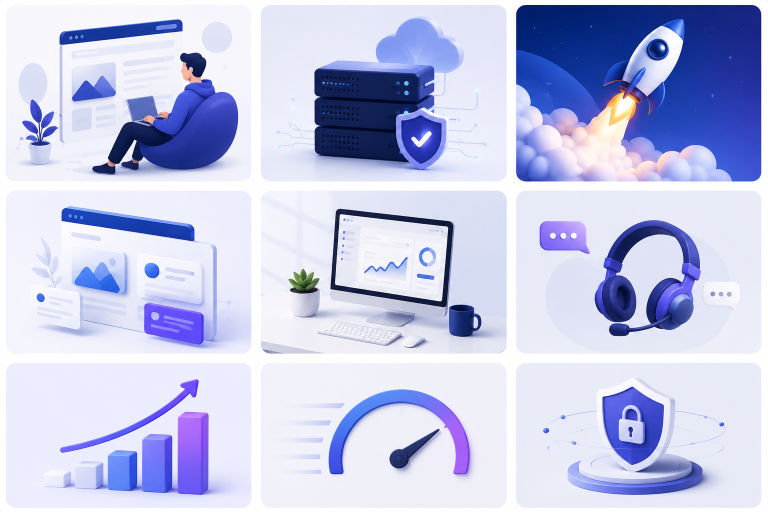
#> input picture upload/ChatGPT Image Jun 30, 2026, 08_31_34 PM.png, 1536 x 1024 px, found by its file name (shown at 1/2 size)
$ python crop_images.py
#> lines starting #> are read from the running program, lines starting #| are printed output that depends on the picture; pictures that were not available may be replaced by others from this repository, and a replacement may not be noted
"""Crop the NEW 3x3 illustration grid (text-free, 3D style) into individual cards."""
from PIL import Image
import os

src = "/home/z/my-project/upload/ChatGPT Image Jun 30, 2026, 08_31_34 PM.png"
out_dir = "/home/z/my-project/public/images"
os.makedirs(out_dir, exist_ok=True)

# First, remove old card-*.png, illust-*.png and features-grid.png
for f in os.listdir(out_dir):
    if f.startswith("card-") or f.startswith("illust-") or f == "features-grid.png":
        os.remove(os.path.join(out_dir, f))
        print(f"Removed: {f}")

img = Image.open(src)
#> img is the input picture: PIL image 1536x1024 RGB; mean R, G, B 193.4, 197.8, 230.2
W, H = img.size
#> W = 1536; H = 1024
print(f"Source: {W}x{H}")
#| Source: 1536x1024

# Copy full grid as-is
img.save(os.path.join(out_dir, "features-grid.png"))
print("Saved: features-grid.png (full grid)")

# 3x3 grid — each cell is roughly W/3 x H/3
cell_w = W // 3
#> cell_w = 512
cell_h = H // 3
#> cell_h = 341

# Names matching the new grid content (row by row)
# Row 0: person+ laptop, cloud/servers+shield, rocket
# Row 1: website mockup, computer+charts, headset+chat
# Row 2: bar graph+arrow, gauge meter, shield+lock
names = [
    "build-presence",    # row 0, col 0 — person with laptop (remote work)
    "succeed-online",    # row 0, col 1 — cloud servers + shield (security)
    "fast-secure",       # row 0, col 2 — rocket (launch/innovation)
    "hosting-easy",      # row 1, col 0 — website mockup (web design)
    "site-priority",     # row 1, col 1 — computer with charts (analytics)
    "expert-support",    # row 1, col 2 — headset + chat (support)
    "scalable",          # row 2, col 0 — bar graph (growth)
    "speed-perf",        # row 2, col 1 — gauge meter (performance)
    "trusted",           # row 2, col 2 — shield + lock (cybersecurity)
]

for row in range(3):
    for col in range(3):
        idx = row * 3 + col
        left = col * cell_w
        top = row * cell_h
        right = left + cell_w
        bottom = top + cell_h
        card = img.crop((left, top, right, bottom))
        name = names[idx]
        card_path = os.path.join(out_dir, f"card-{name}.png")
        card.save(card_path)
        print(f"Saved: card-{name}.png ({card.width}x{card.height})")
#> this loop made 3 passes
#> pass 1, `card.save(card_path)`:
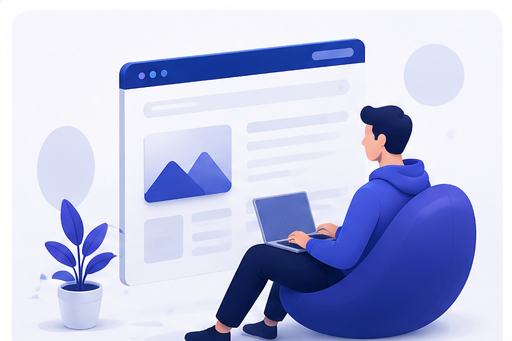
#> saved as card-build-presence.png: PIL image 512x341 RGB; mean R, G, B 188.5, 193.3, 225
#> pass 1, `card.save(card_path)`:
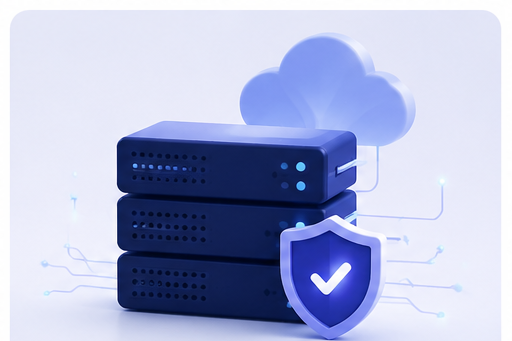
#> saved as card-succeed-online.png: PIL image 512x341 RGB; mean R, G, B 173.1, 180.2, 213.4
#> pass 1, `card.save(card_path)`:
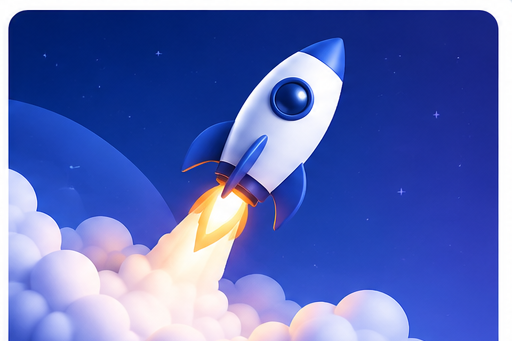
#> saved as card-fast-secure.png: PIL image 512x341 RGB; mean R, G, B 92.2, 108.2, 184.1
#> pass 2, `card.save(card_path)`:
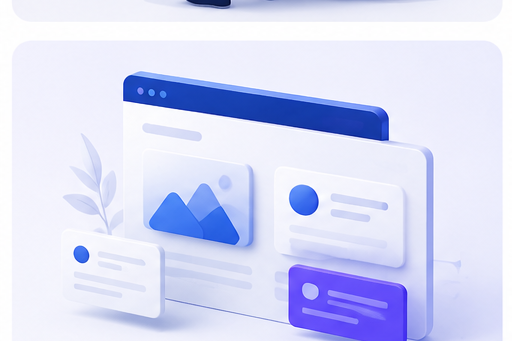
#> saved as card-hosting-easy.png: PIL image 512x341 RGB; mean R, G, B 214.2, 218.1, 246.6
#> after the loop:
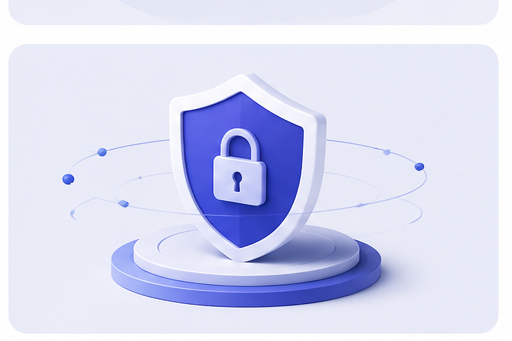
#> card: PIL image 512x341 RGB; mean R, G, B 214.1, 217.3, 241.6

print("\nDone! Old images removed, new images cropped and saved.")

$ run again, on upload/88E3E17C-6578-4CF5-8C78-CA02B067F854.png
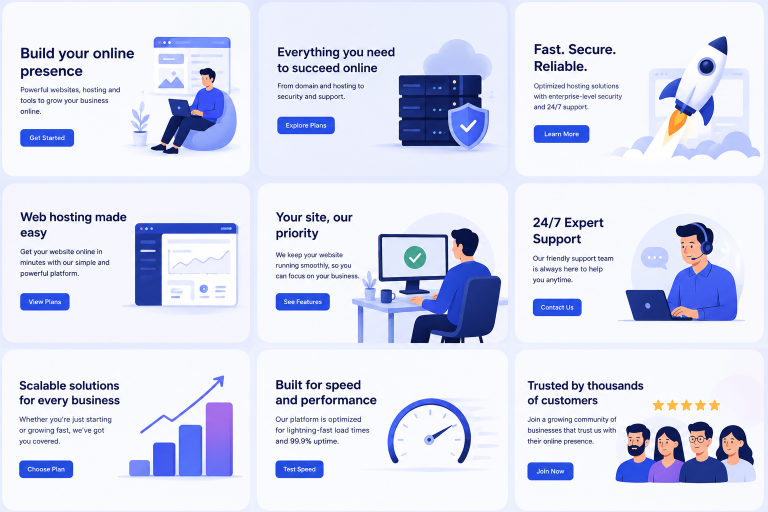
#> input picture upload/88E3E17C-6578-4CF5-8C78-CA02B067F854.png, 1536 x 1024 px, given in place of ChatGPT Image Jun 30, 2026, 08_31_34 PM.png, which was not available (shown at 1/2 size)
#> img is the input picture: PIL image 1536x1024 RGB; mean R, G, B 216.8, 220.6, 240.4
#| Source: 1536x1024
#> the loop `for row in range(3):` made 3 passes
#> pass 1, `card.save(card_path)`:
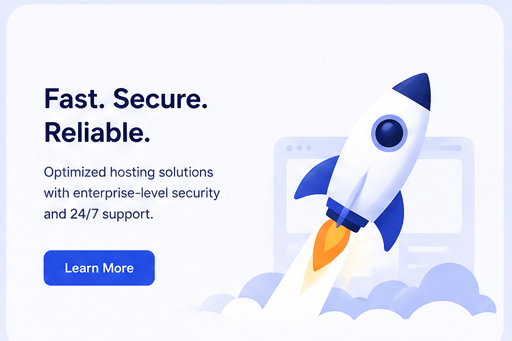
#> saved as card-fast-secure.png: PIL image 512x341 RGB; mean R, G, B 229.9, 232.7, 245.8
#> after the loop `for row in range(3):`:
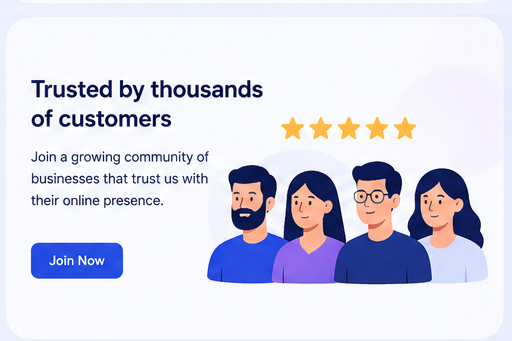
#> card: PIL image 512x341 RGB; mean R, G, B 217.8, 217.7, 233.2
